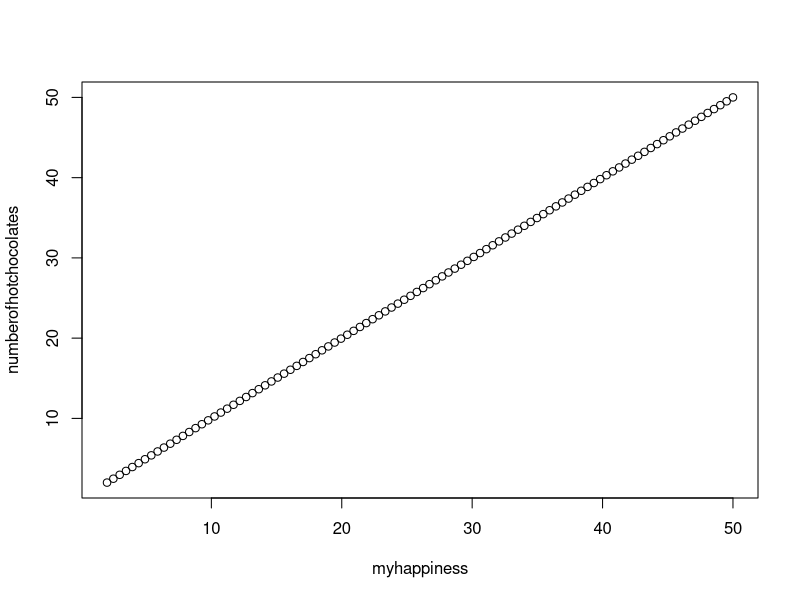

The R source for this figure: (Note: this script raises an error after producing the figure.)
## ---- chunk 1
myhappiness<-seq(50,2,length=100)
numberofhotchocolates<-seq(50,2,length=100)
plot(myhappiness, numberofhotchocolates)

## ---- chunk 2
undendingsadness<-seq(0,10, length=100)
timesincelasthotchocolates<-seq(0,100, length=100)
plot(unendingsadness, timesincelasthotchocolates)
